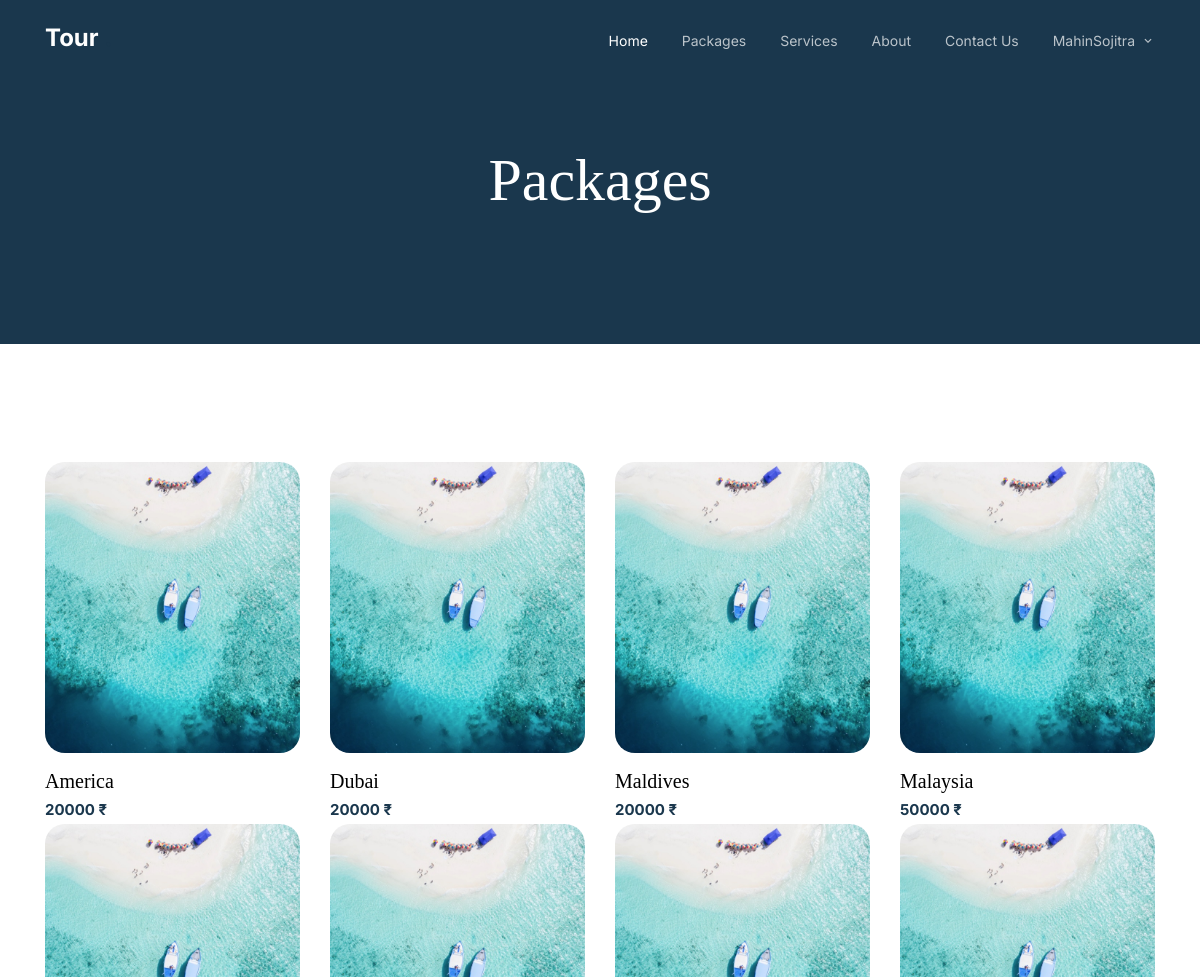
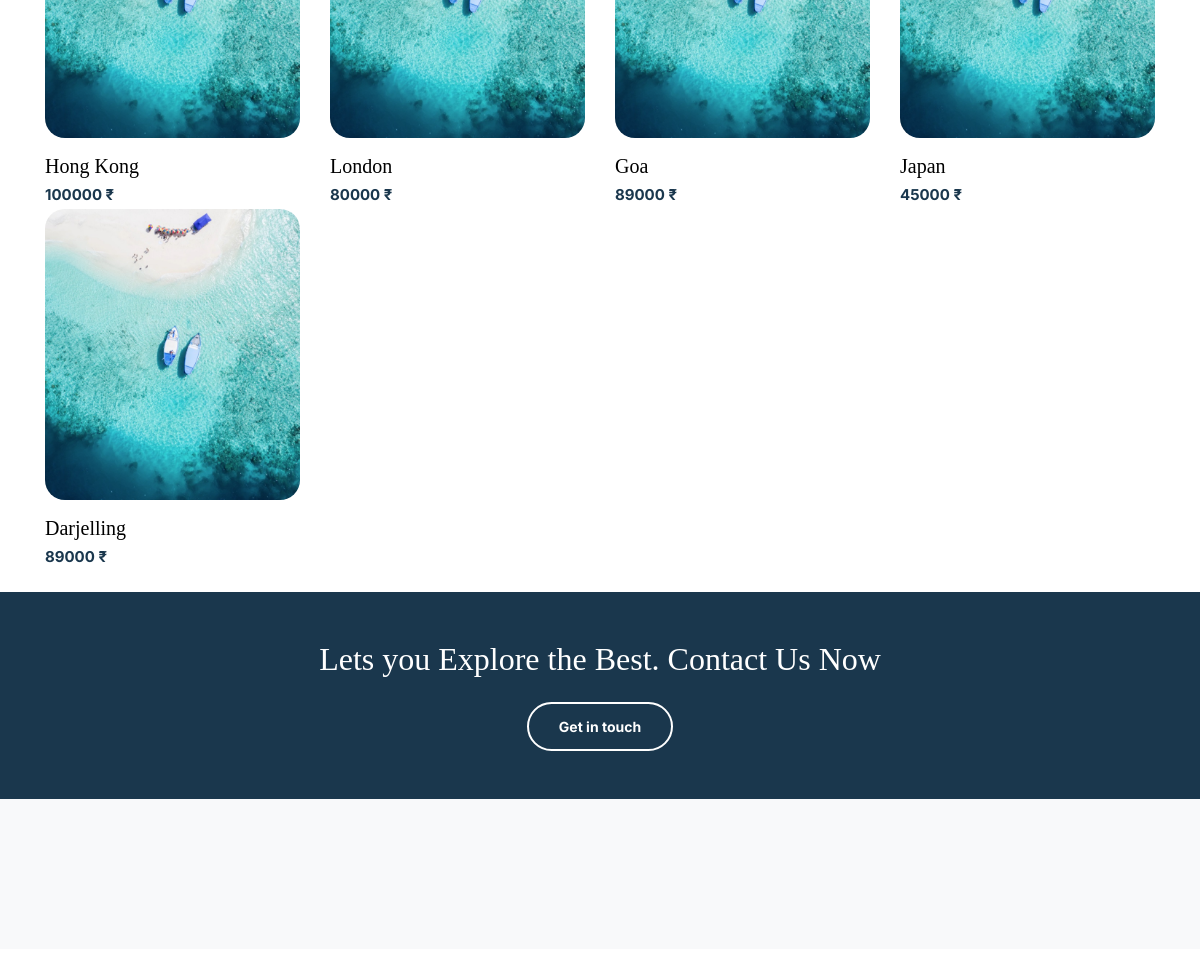
The app's page /packages (signed in) with its own data (2 pictures, top to bottom).
### app/models.py (models this page shows, shortened)
class User(AbstractBaseUser, PermissionsMixin):
    GENDER_CHOICES = (
        ["MALE", "Male"],
        ["FEMALE", "Female"]
    )
    email = models.EmailField(_("email address"), max_length=255, unique=True)
    username = models.CharField(_("username"), max_length=50, unique=True)
    first_name = models.CharField(_("first name"), max_length=100)
    last_name = models.CharField(_("last name"), max_length=100)
    birth_date = models.DateField(_("date of birth"), null=True)
    gender = models.CharField(_("gender"), max_length=10, choices=GENDER_CHOICES)
    city = models.CharField(_("city"), max_length=100)
    contact = models.CharField(_("contact no"), max_length=10, unique=True)
    pincode = models.CharField(_("pincode"), max_length=6, default="380009")
    is_staff = models.BooleanField(default=False)
    is_active = models.BooleanField(default=True)
    is_admin = models.BooleanField(default=False)
    date_joined = models.DateTimeField(default=timezone.now)
    USERNAME_FIELD = 'email'
    REQUIRED_FIELDS = ['username', 'first_name', 'last_name', 'contact']
    objects = UserManager()

class Package(models.Model):
    INCLUSION_CHOICES = [
        ("Guided city tours", "Guided city tours"),
        ("Adventure excursions (hiking, zip-lining)", "Adventure excursions (hiking, zip-lining)"),
        ("Relaxing spa day", "Relaxing spa day"),
        ("Water sports (snorkeling, kayaking)", "Water sports (snorkeling, kayaking)"),
        ("Attend a traditional dance or music performance", "Attend a traditional dance or music performance"),
        ("Visit local museums and art galleries", "Visit local museums and art galleries"),
        ("Explore historical landmarks and monuments", "Explore historical landmarks and monuments"),
        ("Private chauffeur service", "Private chauffeur service"),
        ("Local public transportation pass", "Local public transportation pass"),
        ("Group guided bus tours", "Group guided bus tours"),
        ("Rental car for self-exploration", "Rental car for self-exploration"),
        ("Photography or language guide services", "Photography or language guide services"),
        ("Scuba diving to explore underwater life", "Scuba diving to explore underwater life"),
        ("Jet skiing or parasailing", "Jet skiing or parasailing"),
        ("Snorkeling in crystal-clear waters", "Snorkeling in crystal-clear waters"),
        ("Snow or water skiing adventures", "Snow or water skiing adventures"),
        ("Mountain biking or cycling tours", "Mountain biking or cycling tours")
    ]
    packageID = models.CharField(_("package ID"), max_length=6, primary_key=True)
    name = models.CharField(_("package name"), max_length=100)
    places = models.ManyToManyField(Place, blank=False)
    description = models.TextField(_("description"))
    journey_start_date = models.DateField()
    duration = models.CharField(_("duration"), max_length=50)
    meals = models.CharField(_("meals"), max_length=50)
    hotels = models.ManyToManyField(Hotel, blank=False)
    price = models.CharField(_("price"), max_length=50)
    max_travelers = models.IntegerField(_("no of travelers are allowed"))
    is_cancelable = models.BooleanField(_("cancelable"), default=False)
    date_added = models.DateField(auto_now_add=True)

### app/views.py (the view)
def get_packages(request):
    packages = Package.objects.all()
    context = {
        'packages': packages,
    }
    return render(request,'packages.html',context)

### templates/packages.html (shortened to what this page needs)
{% extends "base.html" %}
{% load static %}
{% block content %}
<div class="hero hero-inner">
    <div class="container">
      <div class="row align-items-center">
        <div class="col-lg-6 mx-auto text-center">
          <div class="intro-wrap">
            <h1 class="mb-0">Packages</h1>
          </div>
        </div>
      </div>
    </div>
  </div>
<div class="untree_co-section">
	<div class="container">
		<div class="row">
			{% for package in packages %}
				<div class="col-6 col-sm-6 col-md-6 col-lg-3 mb-4 mb-lg-0">
					<div class="media-1">
						<a href="{% url "package_detail_view" package.packageID %}" class="d-block mb-3"><img src="{% static "images/img_3.jpg" %}" alt="Image" class="img-fluid"></a>
						<div class="d-flex align-items-center">
							<div>
								<h3><a href="#">{{package.name}}</a></h3>
								<div class="price ml-auto">
									<span>{{package.price}} &#8377;</span>
								</div>
							</div>
						</div>
					</div>
				</div>
			{% endfor %}
		</div>
</div>
<br>
<div class="py-5 cta-section">
	<div class="container">
		<div class="row text-center">
			<div class="col-md-12">
				<h2 class="mb-2 text-white">Lets you Explore the Best. Contact Us Now</h2>
				<p class="mb-0"><a href="{% url "contact_view" %}" class="btn btn-outline-white text-white btn-md font-weight-bold">Get in touch</a></p>
			</div>
		</div>
	</div>
</div>
{% endblock content %}

### templates/base.html (shortened to what this page needs)
{% load static %}
<!doctype html>
<html lang="en">
<head>
	<link rel="stylesheet" href="{% static "css/bootstrap.min.css" %}">
	<link rel="stylesheet" href="{% static "css/aos.css" %}">
	<link rel="stylesheet" href="{% static "css/owl.carousel.min.css" %}">
	<link rel="stylesheet" href="{% static "css/owl.theme.default.min.css" %}">
	<link rel="stylesheet" href="{% static "css/jquery.fancybox.min.css"%}">
	<link rel="stylesheet" href="{% static "fonts/icomoon/style.css" %}">
	<link rel="stylesheet" href="{% static "fonts/flaticon/font/flaticon.css" %}">
	<link rel="stylesheet" href="{% static "css/daterangepicker.css" %}">
	<link rel="stylesheet" href="{% static "css/aos.css" %}">
	<link rel="stylesheet" href="{% static "css/style.css" %}">
</head>
<body>
	<nav class="site-nav">
		<div class="container">
			<div class="site-navigation">
				<a href="{% url "home_view" %}" class="logo m-0">Tour <span class="text-primary">.</span></a>
				<ul class="js-clone-nav d-none d-lg-inline-block text-left site-menu float-right">
					<li class="active"><a href="{% url "home_view" %}">Home</a></li>
					<li><a href="{% url "packages_view" %}">Packages</a></li>
					<li><a href="{% url "services_view" %}">Services</a></li>
					<li><a href="{% url "about_view" %}">About</a></li>
					<li><a href="{% url "contact_view" %}">Contact Us</a></li>
					{% if user.is_authenticated %}
						<li class="has-children">
							<a href="#">{{user.username}}</a>
						</li>
					{% else %}
						<li><a href="{% url "login_view" %}">Login</a></li>
    				{% endif %}
				</ul>
			</div>
		</div>
	</nav>
	{% block content %}{% endblock content %}
	<div class="site-footer">
		<div class="inner first">
		</div>
	</div>
</body>
</html>

### templates/resources/css/style.css (style rules this page uses)
body { font-family: "Inter", sans-serif; line-height: 1.5; background: #ffffff; overflow-x: hidden; font-size: 14px; }
body:before { content: ""; position: fixed; top: 0; left: 0; z-index: 99; right: 0; bottom: 0; background: rgba(0, 0, 0, 0.2); opacity: 0; visibility: hidden; -webkit-transition: .3s all ease; -o-transition: .3s all ease; transition: .3s all ease; }
a { color: #1A374D; -webkit-transition: .3s all ease; -o-transition: .3s all ease; transition: .3s all ease; }
.text-primary { color: #1A374D !important; }
h1, .h1, h2, .h2, h3, .h3, h4, .h4 { font-family: "Source Serif Pro", serif; }
.btn { padding-top: 12px; padding-bottom: 12px; padding-left: 30px; padding-right: 30px; border-radius: 30px; font-size: 14px; }
.btn.btn-outline-white { border: 2px solid #ffffff; }
.logo { font-size: 24px; color: #ffffff; font-weight: 700; }
.site-nav { position: absolute; top: 0; z-index: 9; width: 100%; }
.site-nav { padding-top: 20px; padding-bottom: 20px; }
.site-nav .site-navigation .site-menu { margin-bottom: 0; }
.site-nav .site-navigation .site-menu > li { display: inline-block; }
.site-nav .site-navigation .site-menu > li > a { font-size: 14px; padding: 10px 15px; display: inline-block; text-decoration: none !important; color: rgba(255, 255, 255, 0.7); }
.site-nav .site-navigation .site-menu > li.active > a { color: #ffffff; }
.site-nav .site-navigation .site-menu .has-children { position: relative; }
.site-nav .site-navigation .site-menu .has-children > a { position: relative; padding-right: 20px; }
.site-nav .site-navigation .site-menu .has-children > a:before { position: absolute; content: "\e313"; font-size: 14px; top: 50%; right: 0; -webkit-transform: translateY(-50%); -ms-transform: translateY(-50%); transform: translateY(-50%); font-family: 'icomoon'; }
.site-mobile-menu .site-nav-wrap { padding: 0; margin: 0; list-style: none; position: relative; }
.site-mobile-menu .site-nav-wrap a { padding: 5px 20px; display: block; position: relative; color: #000000; }
.site-mobile-menu .site-nav-wrap li { position: relative; display: block; }
.site-mobile-menu .site-nav-wrap li.active > a { color: #1A374D; }
.site-mobile-menu .site-nav-wrap > li { display: block; position: relative; float: left; width: 100%; }
.site-mobile-menu .site-nav-wrap > li > a { padding-left: 20px; font-size: 14px; }
.hero { padding: 7rem 0 10rem 0; background: #6998AB; margin-bottom: 100px; }
.hero.hero-inner { padding: 9rem 0 7rem 0; margin-bottom: auto; background: #1A374D; }
.hero h1 { color: #ffffff; font-size: 60px; }
.hero .intro-wrap { position: relative; z-index: 1; }
.untree_co-section { padding: 70px 0; }
.media-1 { text-align: left; }
.media-1 img { border-radius: 20px; }
.media-1 h3 { font-size: 20px; }
.media-1 h3 a { color: #000000; }
.media-1 .price { font-size: 15px; color: #1A374D; font-weight: 700; position: relative; top: -2px; }
.cta-section { background: #1A374D; }
.site-footer { font-size: 14px; color: #777; line-height: 1.6; }
.site-footer .inner { padding-top: 0px; padding-bottom: 70px; background: #f8f9fa; }
.site-footer .inner.first { padding-top: 80px; }

### records on screen
User: username "MahinSojitra"
Package: name "America", price "20000"
Package: name "Dubai", price "20000"
Package: name "Maldives", price "20000"
Package: name "Malaysia", price "50000"
Package: name "Hong Kong", price "100000"
Package: name "London", price "80000"
Package: name "Goa", price "89000"
Package: name "Japan", price "45000"
Package: name "Darjelling", price "89000"
